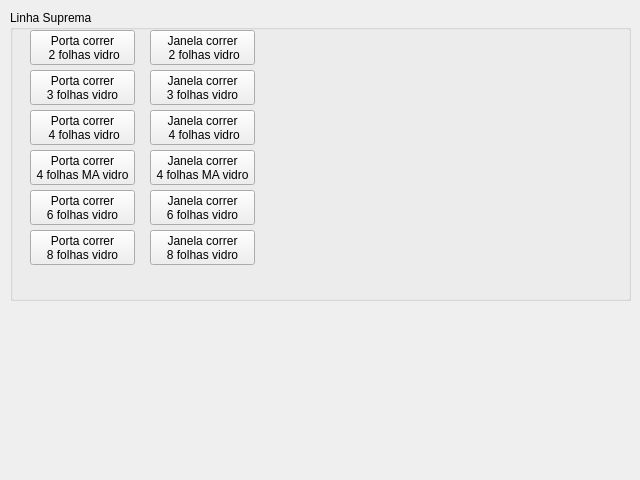
<?xml version="1.0" encoding="UTF-8"?>
<ui version="4.0">
 <class>MainWindow</class>
 <widget class="QMainWindow" name="MainWindow">
  <property name="geometry">
   <rect>
    <x>0</x>
    <y>0</y>
    <width>640</width>
    <height>480</height>
   </rect>
  </property>
  <property name="windowTitle">
   <string>MainWindow</string>
  </property>
  <widget class="QWidget" name="centralwidget">
   <widget class="QGroupBox" name="groupBox_suprema">
    <property name="geometry">
     <rect>
      <x>10</x>
      <y>10</y>
      <width>621</width>
      <height>291</height>
     </rect>
    </property>
    <property name="title">
     <string>Linha Suprema</string>
    </property>
    <widget class="QPushButton" name="pushButton_pc2fv_suprema">
     <property name="geometry">
      <rect>
       <x>20</x>
       <y>20</y>
       <width>105</width>
       <height>35</height>
      </rect>
     </property>
     <property name="text">
      <string>Porta correr
 2 folhas vidro</string>
     </property>
    </widget>
    <widget class="QPushButton" name="pushButton_pc3fv_suprema">
     <property name="geometry">
      <rect>
       <x>20</x>
       <y>60</y>
       <width>105</width>
       <height>35</height>
      </rect>
     </property>
     <property name="text">
      <string>Porta correr
3 folhas vidro</string>
     </property>
    </widget>
    <widget class="QPushButton" name="pushButton_pc4fv_suprema">
     <property name="geometry">
      <rect>
       <x>20</x>
       <y>100</y>
       <width>105</width>
       <height>35</height>
      </rect>
     </property>
     <property name="text">
      <string>Porta correr
 4 folhas vidro</string>
     </property>
    </widget>
    <widget class="QPushButton" name="pushButton_pc4fvma_suprema">
     <property name="geometry">
      <rect>
       <x>20</x>
       <y>140</y>
       <width>105</width>
       <height>35</height>
      </rect>
     </property>
     <property name="text">
      <string>Porta correr 
4 folhas MA vidro</string>
     </property>
    </widget>
    <widget class="QPushButton" name="pushButton_pc6fv_suprema">
     <property name="geometry">
      <rect>
       <x>20</x>
       <y>180</y>
       <width>105</width>
       <height>35</height>
      </rect>
     </property>
     <property name="text">
      <string>Porta correr 
6 folhas vidro</string>
     </property>
    </widget>
    <widget class="QPushButton" name="pushButton_pc8fv_suprema">
     <property name="geometry">
      <rect>
       <x>20</x>
       <y>220</y>
       <width>105</width>
       <height>35</height>
      </rect>
     </property>
     <property name="text">
      <string>Porta correr 
8 folhas vidro</string>
     </property>
    </widget>
    <widget class="QPushButton" name="pushButton_jc2fv_suprema">
     <property name="geometry">
      <rect>
       <x>140</x>
       <y>20</y>
       <width>105</width>
       <height>35</height>
      </rect>
     </property>
     <property name="text">
      <string>Janela correr
 2 folhas vidro</string>
     </property>
    </widget>
    <widget class="QPushButton" name="pushButton_jc3fv_suprema">
     <property name="geometry">
      <rect>
       <x>140</x>
       <y>60</y>
       <width>105</width>
       <height>35</height>
      </rect>
     </property>
     <property name="text">
      <string>Janela correr
3 folhas vidro</string>
     </property>
    </widget>
    <widget class="QPushButton" name="pushButton_jc4fv_suprema">
     <property name="geometry">
      <rect>
       <x>140</x>
       <y>100</y>
       <width>105</width>
       <height>35</height>
      </rect>
     </property>
     <property name="text">
      <string>Janela correr
 4 folhas vidro</string>
     </property>
    </widget>
    <widget class="QPushButton" name="pushButton_jc4fvma_suprema">
     <property name="geometry">
      <rect>
       <x>140</x>
       <y>140</y>
       <width>105</width>
       <height>35</height>
      </rect>
     </property>
     <property name="text">
      <string>Janela correr 
4 folhas MA vidro</string>
     </property>
    </widget>
    <widget class="QPushButton" name="pushButton_jc6fv_suprema">
     <property name="geometry">
      <rect>
       <x>140</x>
       <y>180</y>
       <width>105</width>
       <height>35</height>
      </rect>
     </property>
     <property name="text">
      <string>Janela correr 
6 folhas vidro</string>
     </property>
    </widget>
    <widget class="QPushButton" name="pushButton_jc8fv_suprema">
     <property name="geometry">
      <rect>
       <x>140</x>
       <y>220</y>
       <width>105</width>
       <height>35</height>
      </rect>
     </property>
     <property name="text">
      <string>Janela correr 
8 folhas vidro</string>
     </property>
    </widget>
   </widget>
  </widget>
 </widget>
 <resources/>
 <connections/>
</ui>
